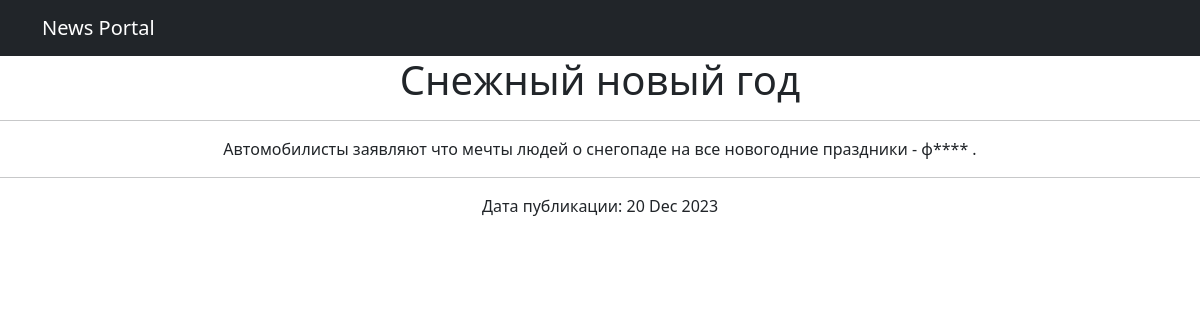
The app's page /news/4, older data.
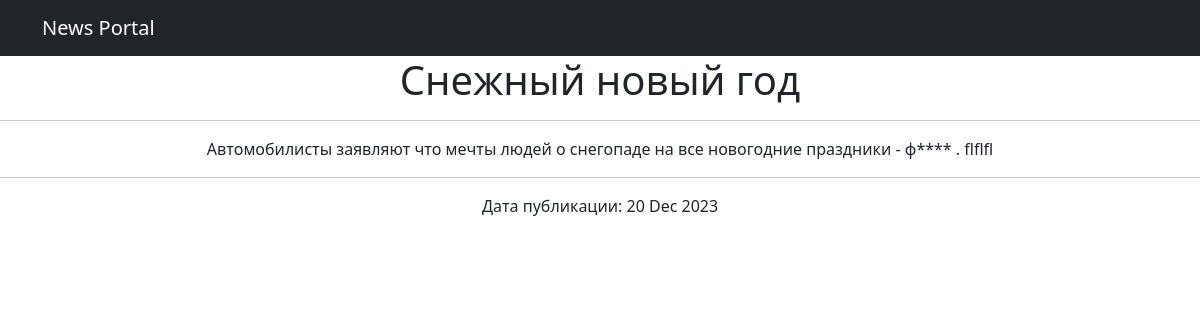
The same page, newer data.
### news/models.py (models this page shows, shortened)
class Post(models.Model):
    ART = 'С'
    NEWS = 'Н'
    TYPES = [(ART, 'Статья'), (NEWS, 'Новость')]
    author = models.ForeignKey(Author, on_delete=models.CASCADE)
    post_type = models.CharField(max_length=10, choices=TYPES)
    created_at = models.DateTimeField(auto_now_add=True)
    post_category = models.ForeignKey(Category, on_delete=models.PROTECT, null=True)
    post_title = models.CharField(max_length=120)
    post_text = models.TextField()
    post_rating = models.IntegerField(default=0)

### news/views.py (the view)
# urls.py: path("<int:pk>", PostDetail.as_view()),
class PostDetail(DetailView):
    model = Post
    template_name = "new.html"
    context_object_name = "post"
    def get_context_data(self, **kwargs):
        context = super().get_context_data(**kwargs)
        context["time_now"] = datetime.utcnow()
        return context

### news/templatetags/custom_filters.py (called while the page is built)
@register.filter()
def censor(value: str):
    bad_words = {'Гадость': 'Г***',
                 'гадость': 'г***',
                 'Чушь': 'Ч***',
                 'чушь': 'ч***',
                 'Ерунда': 'Е*****',
                 'ерунда': 'е*****',
                 'Фигня': 'Ф****',
                 'фигня': 'ф****',
                 }
    words = value.split(' ')
    new_text = ''
    for i in range(len(words)):
        if words[i] in bad_words:
            words[i] = bad_words[words[i]]
            new_text += words[i]
            new_text += ' '
        else:
            new_text += words[i]
            new_text += ' '
    return new_text

### templates/new.html (shortened to what this page needs)
{% extends 'flatpages/default.html' %}
{% load custom_filters %}
{% block body %}
<center><h1>{{ post.post_title|censor }}</h1></center>
<hr>
<center>{{ post.post_text|censor }}</center>
<hr>
Дата публикации: {{ post.created_at|date:'d M Y' }}
{% endblock body %}

Row changes from the older to the newer data that the page shows:
changed Post "Снежный новый год": post_text|censor "Автомобилисты заявляют что мечты людей о снегопаде на все новогодние праздники - ф**** ." → "Автомобилисты заявляют что мечты людей о снегопаде на все новогодние праздники - ф**** . flflfl"
